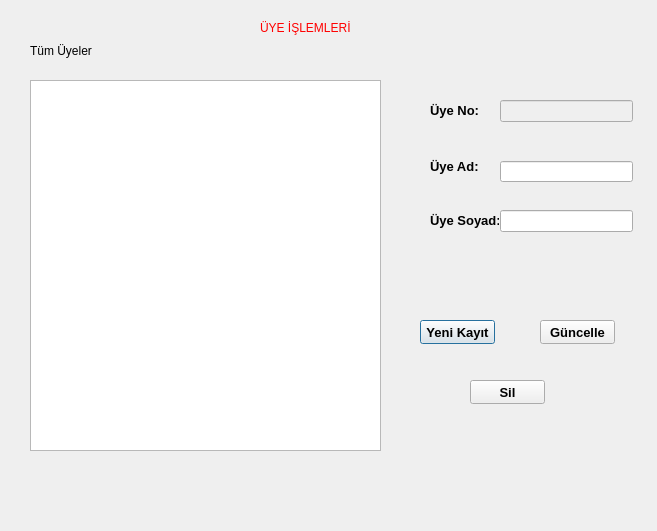
<?xml version="1.0" encoding="UTF-8"?>
<ui version="4.0">
 <class>uyeislemleri</class>
 <widget class="QDialog" name="uyeislemleri">
  <property name="geometry">
   <rect>
    <x>0</x>
    <y>0</y>
    <width>657</width>
    <height>531</height>
   </rect>
  </property>
  <property name="windowTitle">
   <string>Dialog</string>
  </property>
  <widget class="QTableView" name="tw_uyeler">
   <property name="geometry">
    <rect>
     <x>30</x>
     <y>80</y>
     <width>351</width>
     <height>371</height>
    </rect>
   </property>
  </widget>
  <widget class="QLabel" name="label">
   <property name="geometry">
    <rect>
     <x>30</x>
     <y>30</y>
     <width>141</width>
     <height>41</height>
    </rect>
   </property>
   <property name="styleSheet">
    <string notr="true">font: 700 10pt &quot;Segoe UI&quot;;</string>
   </property>
   <property name="text">
    <string>Tüm Üyeler</string>
   </property>
  </widget>
  <widget class="QPushButton" name="btn_yeniKayit">
   <property name="geometry">
    <rect>
     <x>420</x>
     <y>320</y>
     <width>75</width>
     <height>24</height>
    </rect>
   </property>
   <property name="font">
    <font>
     <pointsize>10</pointsize>
     <bold>true</bold>
    </font>
   </property>
   <property name="text">
    <string>Yeni Kayıt</string>
   </property>
  </widget>
  <widget class="QPushButton" name="btn_guncelle">
   <property name="geometry">
    <rect>
     <x>540</x>
     <y>320</y>
     <width>75</width>
     <height>24</height>
    </rect>
   </property>
   <property name="font">
    <font>
     <pointsize>10</pointsize>
     <bold>true</bold>
    </font>
   </property>
   <property name="text">
    <string>Güncelle</string>
   </property>
  </widget>
  <widget class="QPushButton" name="btn_sil">
   <property name="geometry">
    <rect>
     <x>470</x>
     <y>380</y>
     <width>75</width>
     <height>24</height>
    </rect>
   </property>
   <property name="font">
    <font>
     <pointsize>10</pointsize>
     <bold>true</bold>
    </font>
   </property>
   <property name="text">
    <string>Sil</string>
   </property>
  </widget>
  <widget class="QLabel" name="label_5">
   <property name="geometry">
    <rect>
     <x>260</x>
     <y>20</y>
     <width>121</width>
     <height>16</height>
    </rect>
   </property>
   <property name="styleSheet">
    <string notr="true">font: 700 12pt &quot;Segoe UI&quot;;
color: rgb(255, 0, 0);</string>
   </property>
   <property name="text">
    <string>ÜYE İŞLEMLERİ</string>
   </property>
  </widget>
  <widget class="QLineEdit" name="le_uyeSoyad">
   <property name="geometry">
    <rect>
     <x>500</x>
     <y>210</y>
     <width>133</width>
     <height>22</height>
    </rect>
   </property>
  </widget>
  <widget class="QLineEdit" name="le_uyeAd">
   <property name="geometry">
    <rect>
     <x>500</x>
     <y>161</y>
     <width>133</width>
     <height>21</height>
    </rect>
   </property>
  </widget>
  <widget class="QLineEdit" name="le_uyeNo">
   <property name="enabled">
    <bool>false</bool>
   </property>
   <property name="geometry">
    <rect>
     <x>500</x>
     <y>100</y>
     <width>133</width>
     <height>22</height>
    </rect>
   </property>
  </widget>
  <widget class="QLabel" name="label_3">
   <property name="geometry">
    <rect>
     <x>430</x>
     <y>140</y>
     <width>69</width>
     <height>53</height>
    </rect>
   </property>
   <property name="font">
    <font>
     <pointsize>10</pointsize>
     <bold>true</bold>
    </font>
   </property>
   <property name="text">
    <string>Üye Ad:</string>
   </property>
  </widget>
  <widget class="QLabel" name="label_4">
   <property name="geometry">
    <rect>
     <x>430</x>
     <y>180</y>
     <width>69</width>
     <height>81</height>
    </rect>
   </property>
   <property name="font">
    <font>
     <pointsize>10</pointsize>
     <bold>true</bold>
    </font>
   </property>
   <property name="text">
    <string>Üye Soyad:</string>
   </property>
  </widget>
  <widget class="QLabel" name="label_2">
   <property name="geometry">
    <rect>
     <x>430</x>
     <y>90</y>
     <width>69</width>
     <height>41</height>
    </rect>
   </property>
   <property name="font">
    <font>
     <pointsize>10</pointsize>
     <bold>true</bold>
    </font>
   </property>
   <property name="text">
    <string>Üye No:</string>
   </property>
  </widget>
 </widget>
 <resources/>
 <connections/>
</ui>
